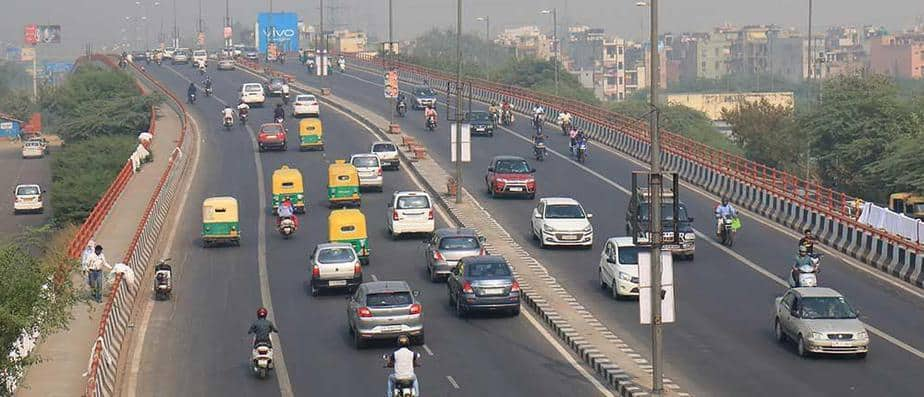
#> input picture traffic.jpeg, 924 x 397 px, found by its file name
$ python trafic_counter.py
#> lines starting #> are read from the running program, lines starting #| are printed output that depends on the picture; after the words box and inside, x2 and y2 are one past the last pixel; in counts of white or black regions, pixels touching at a corner belong together
import cv2
import numpy as np

img = cv2.imread("traffic.jpeg")
#> img is the input picture: shape (397, 924, 3); mean B, G, R 119.1, 122.3, 126.4
blur = cv2.GaussianBlur(img, (5,5), 0)

gray = cv2.cvtColor(blur, cv2.COLOR_BGR2GRAY)
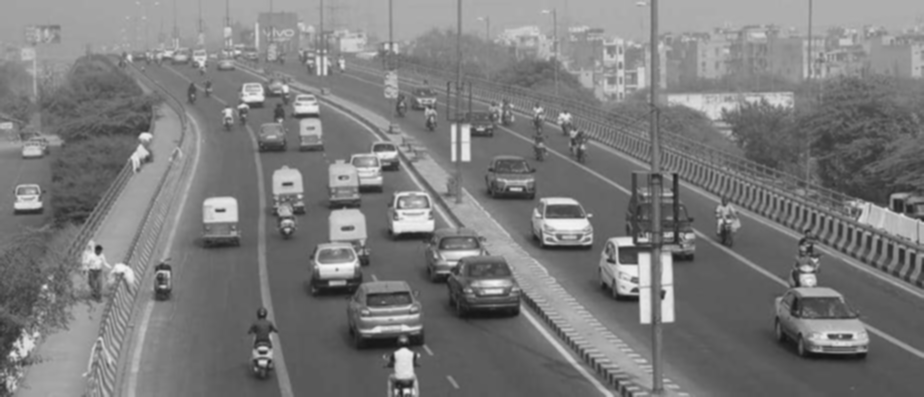
#> gray: shape (397, 924); min 19, max 249, mean 123.2


edges = cv2.Canny(gray, 100, 200)
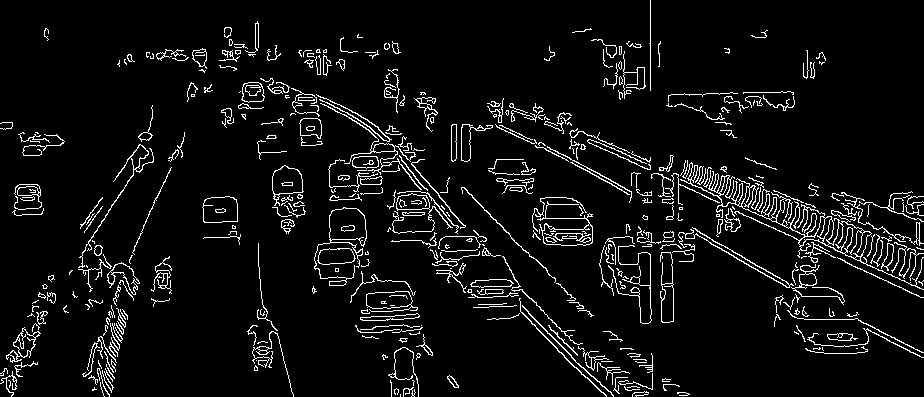
#> edges: shape (397, 924); 6.1% white in thin lines or dots

# Morphological closing (connect broken edges)
kernel = np.ones((5,5), np.uint8)
edges = cv2.morphologyEx(edges, cv2.MORPH_CLOSE, kernel)
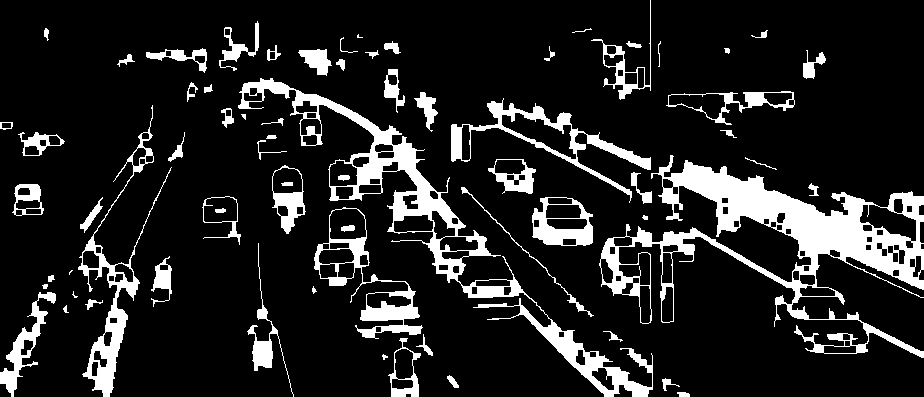
#> edges: shape (397, 924); 13.6% white; 70 white regions (4 under 20 px), largest, box (x1, y1, x2, y2) and area: (599, 155, 924, 358) 16144, (238, 78, 653, 397) 10413, (78, 105, 172, 397) 3250

# Dilate to strengthen shapes
edges = cv2.dilate(edges, kernel, iterations=1)
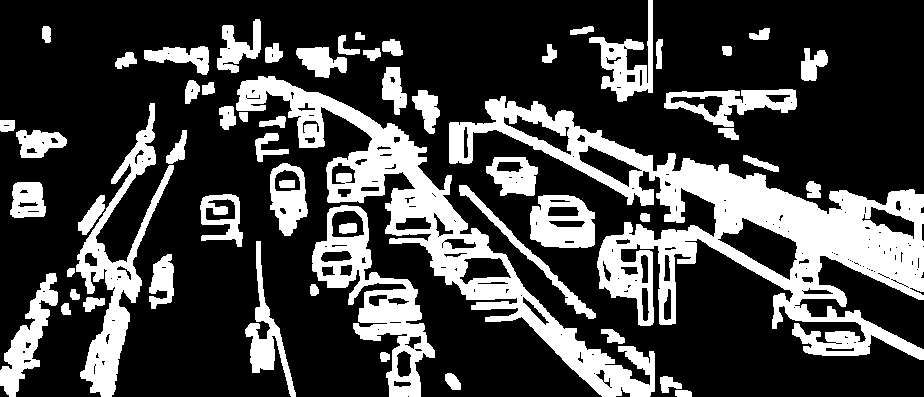
#> edges: shape (397, 924); 26.7% white; 59 white regions

# Find contours
contours, _ = cv2.findContours(edges, cv2.RETR_EXTERNAL, cv2.CHAIN_APPROX_SIMPLE)
#> contours = 57 contours; largest, box (x1, y1, x2, y2) and area: (449, 96, 924, 360) 37456, (236, 76, 655, 397) 20843, (312, 205, 435, 397) 8431, (76, 103, 174, 397) 6704, (530, 195, 595, 248) 2882

# Vehicle Counter
vehicle_count = 0


for cnt in contours:

    area = cv2.contourArea(cnt)

    if area < 500:
        continue

    x, y, w, h = cv2.boundingRect(cnt)

    aspect_ratio = w / float(h)

    """if 0.5 < aspect_ratio < 3.5:
        vehicle_count += 1
        cv2.rectangle(img, (x, y), (x+w, y+h), (0,255,0), 2)"""

    vehicle_count += 1

    # Draw rectangle around detected vehicle
    cv2.rectangle(img, (x, y), (x+w, y+h), (0, 255, 0), 2)
#> this loop made 57 passes
#> area on passes 1, 2, 3, 4, 5, 6, 7, 8, 9, 11, 14, 17: 90.5, 195.5, 167, 67.5, 177.5, 78, 181, 65, 72.5, 46.5, 66, 432
#> (area, x, y, w, h, aspect_ratio) on passes 10, 12, 13, 15, 16, 18: (2366.5, 0, 273, 58, 124, 0.468), (818, 149, 254, 25, 55, 0.455), (1800, 245, 241, 51, 156, 0.327), (8431, 312, 205, 123, 192, 0.641), (2881.5, 530, 195, 65, 53, 1.23), (1396.5, 200, 194, 43, 53, 0.811)
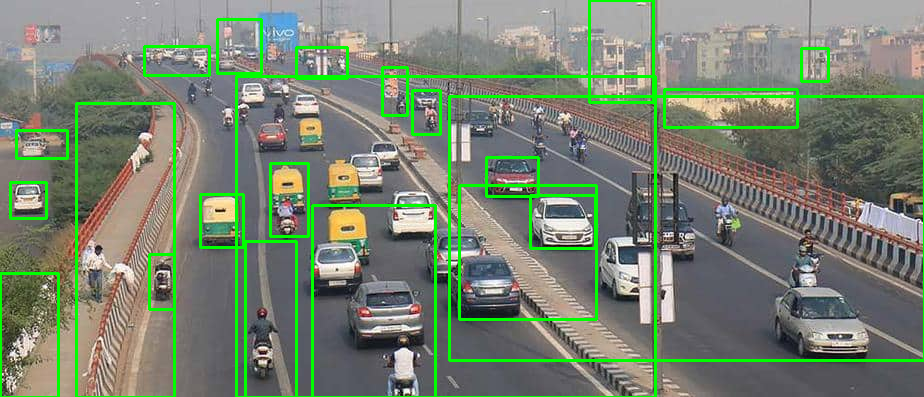
#> img: shape (397, 924, 3); 6.22% of pixels changed, all inside (x1, y1, x2, y2) = (0, 0, 924, 397)
#> after the loop, vehicle_count = 22

print("Total Vehicles Detected:", vehicle_count)
#| Total Vehicles Detected: 22

# Display count on image
cv2.putText(img, f"Total Vehicles: {vehicle_count}", (20,40),
            cv2.FONT_HERSHEY_SIMPLEX, 1, (0,0,255), 2)
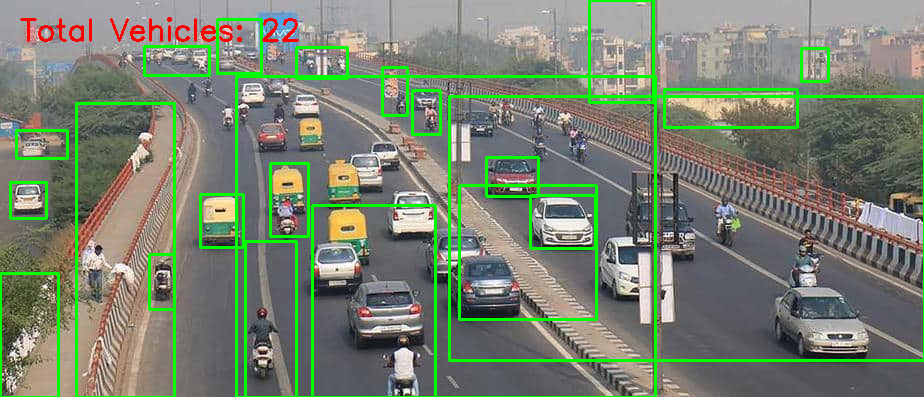
#> img: shape (397, 924, 3); 0.5% of pixels changed, all inside (x1, y1, x2, y2) = (20, 17, 299, 42)

# ---------- Show ----------
#cv2.imshow("Edges", edges)
cv2.imshow("Vehicles Detected", img)
cv2.waitKey(0)
cv2.destroyAllWindows()

$ run again, with image.jpg copied over traffic.jpeg
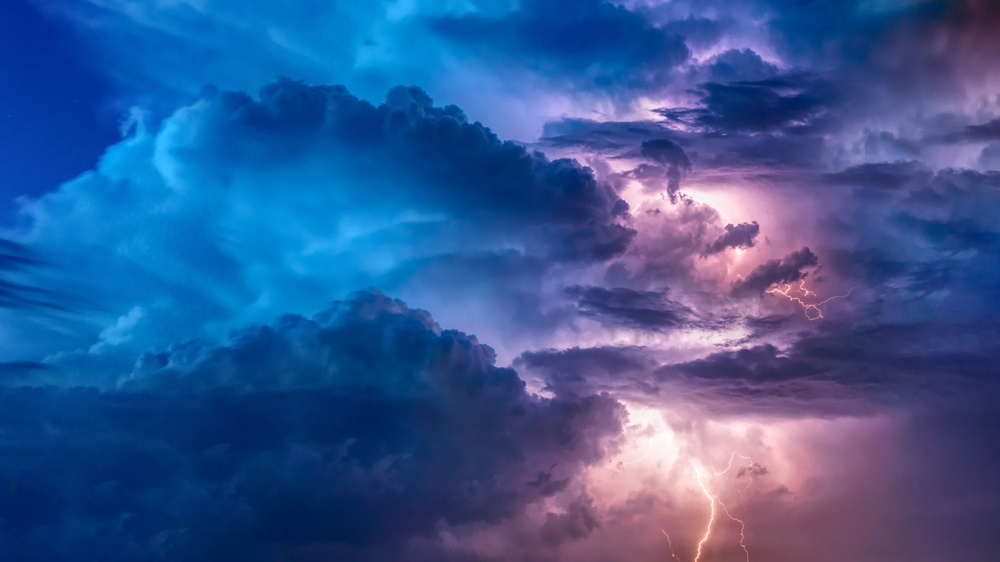
#> input picture image.jpg, 1000 x 562 px, shrunk from 6000 x 3375 before the run, found by its file name
#> img is the input picture: shape (562, 1000, 3); mean B, G, R 147.2, 87.7, 53.2
#> `edges = cv2.dilate(edges, kernel, iterations=1)`:
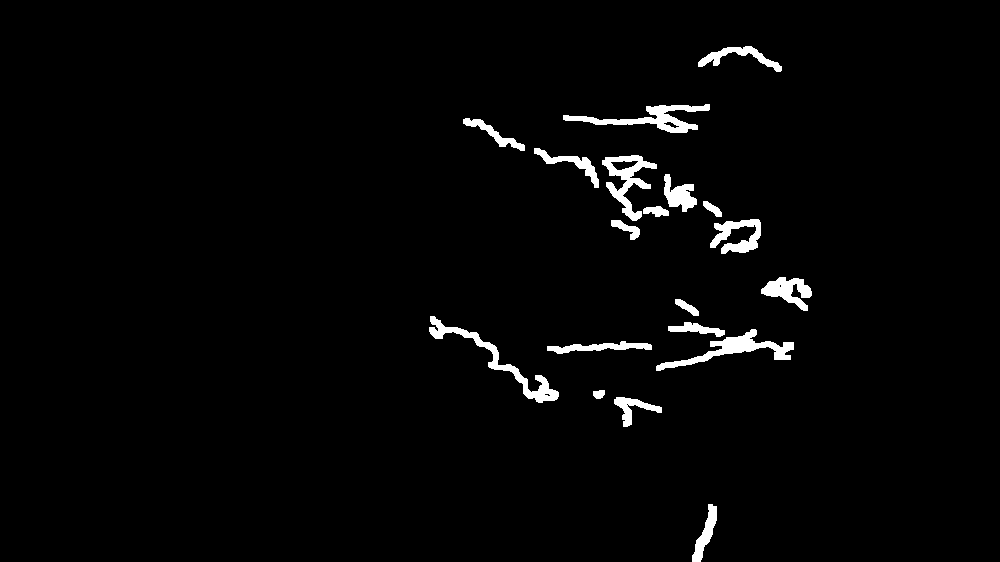
#> edges: shape (562, 1000); 2.3% white; 19 white regions
#> contours = 19 contours; largest, box (x1, y1, x2, y2) and area: (429, 316, 559, 403) 1296, (602, 155, 657, 221) 1290, (656, 329, 794, 371) 1272, (563, 104, 710, 133) 1240, (710, 219, 761, 254) 828
#> the loop `for cnt in contours: ` made 19 passes
#> (area, x, y, w, h, aspect_ratio) on passes 1, 4, 5, 7, 9, 11, 14, 15: (511, 692, 504, 25, 58, 0.431), (533.5, 547, 341, 105, 13, 8.08), (1271.5, 656, 329, 138, 42, 3.29), (1295.5, 429, 316, 130, 87, 1.49), (789, 761, 277, 51, 34, 1.5), (828.5, 710, 219, 51, 35, 1.46), (603.5, 664, 174, 33, 38, 0.868), (1290.5, 602, 155, 55, 66, 0.833)
#> after the loop `for cnt in contours:`: vehicle_count = 11
#| Total Vehicles Detected: 11
#> `cv2.putText(img, f"Total Vehicles: {vehicle_count}", (20,40), cv2.FONT..`:
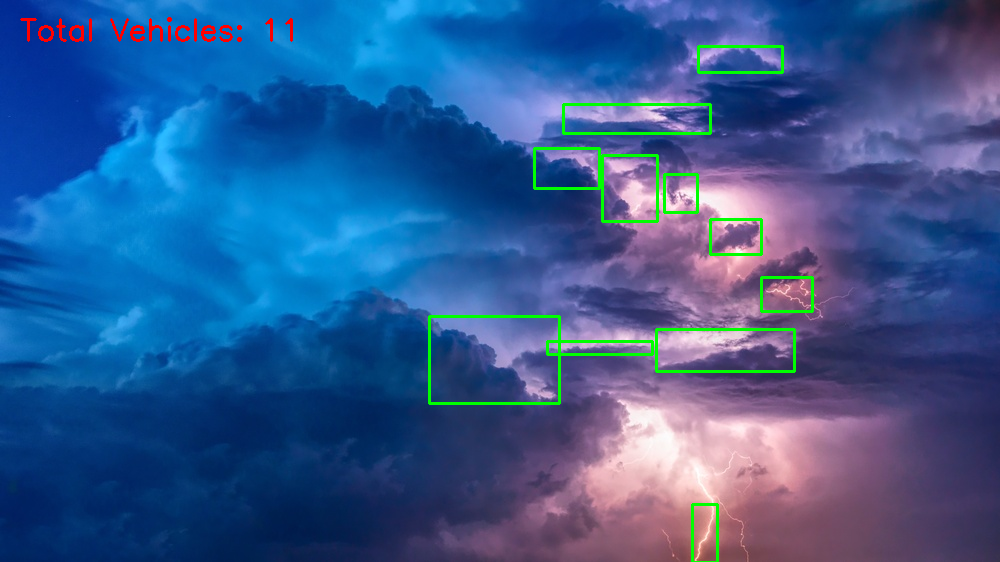
#> img: shape (562, 1000, 3); mean B, G, R 144.4, 89.5, 52.2

$ run again, with lane detection.jpg copied over traffic.jpeg
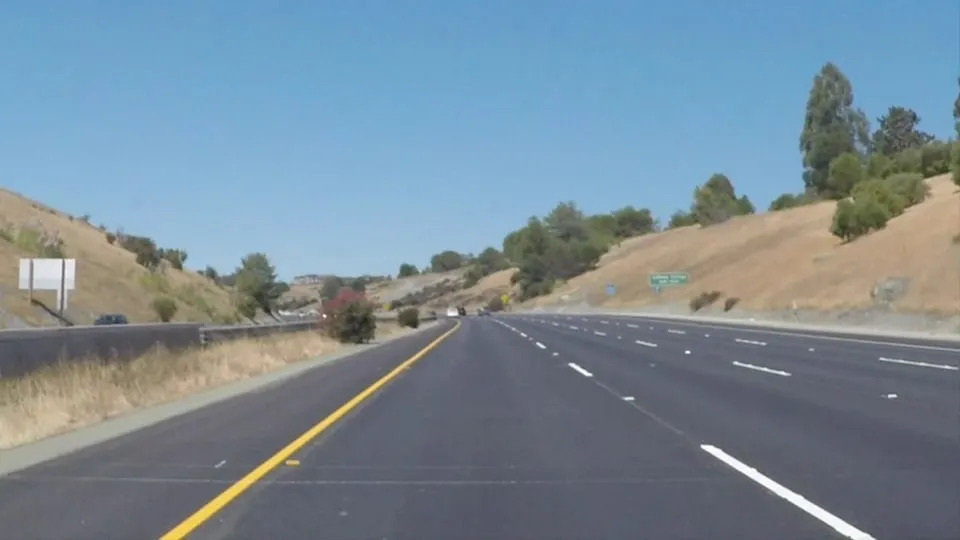
#> input picture lane detection.jpg, 960 x 540 px, found by its file name
#> img is the input picture: shape (540, 960, 3); mean B, G, R 151.5, 138.9, 120.8
#> `edges = cv2.dilate(edges, kernel, iterations=1)`:
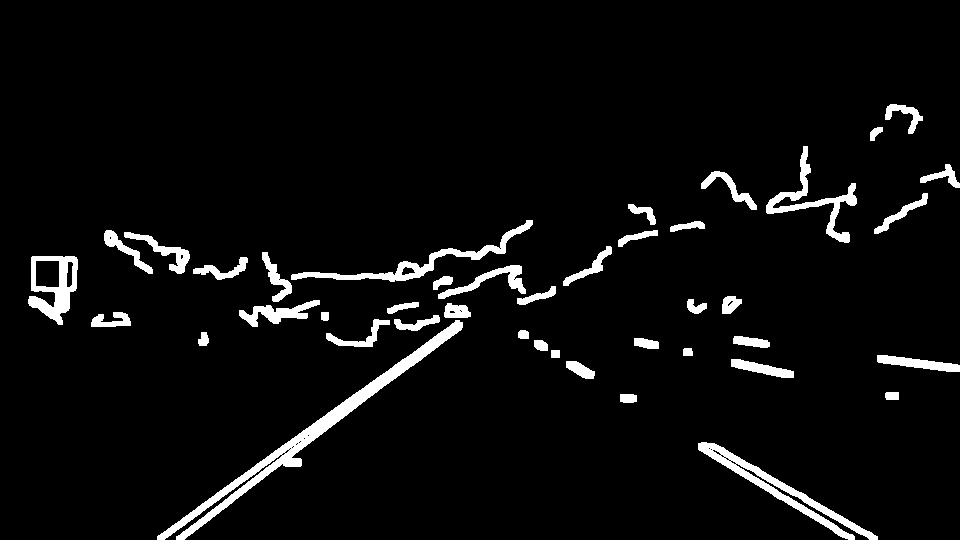
#> edges: shape (540, 960); 4.8% white; 42 white regions
#> contours = 42 contours; largest, box (x1, y1, x2, y2) and area: (157, 320, 463, 540) 4402, (698, 442, 878, 540) 2294, (28, 256, 78, 325) 2236, (291, 220, 533, 282) 1666, (766, 146, 857, 243) 1372
#> the loop `for cnt in contours: ` made 42 passes
#> area on passes 2, 3, 4, 5, 8, 9, 10, 11: 120.5, 89, 271, 497.5, 60, 110, 183.5, 262.5
#> after the loop `for cnt in contours:`: vehicle_count = 9
#| Total Vehicles Detected: 9
#> `cv2.putText(img, f"Total Vehicles: {vehicle_count}", (20,40), cv2.FONT..`:
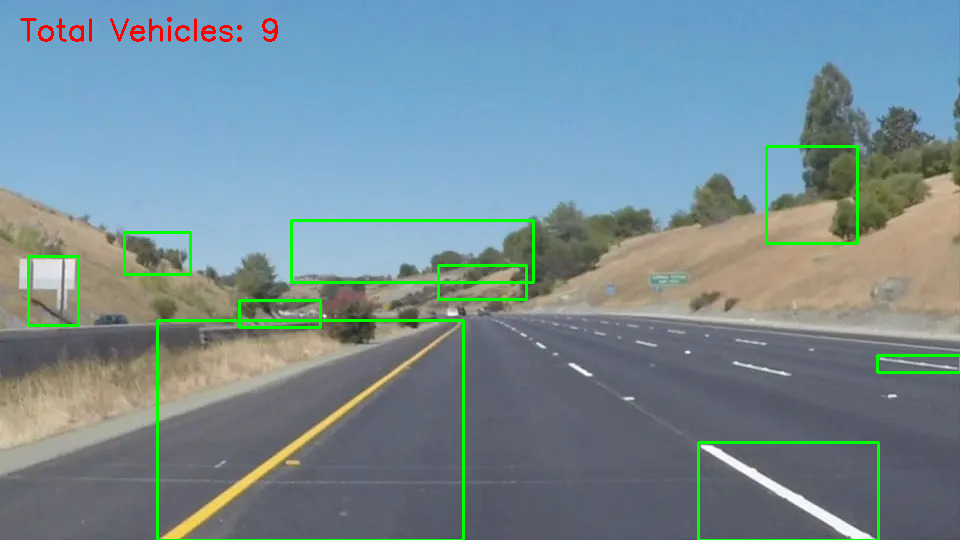
#> img: shape (540, 960, 3); mean B, G, R 148.4, 140.9, 118.9
